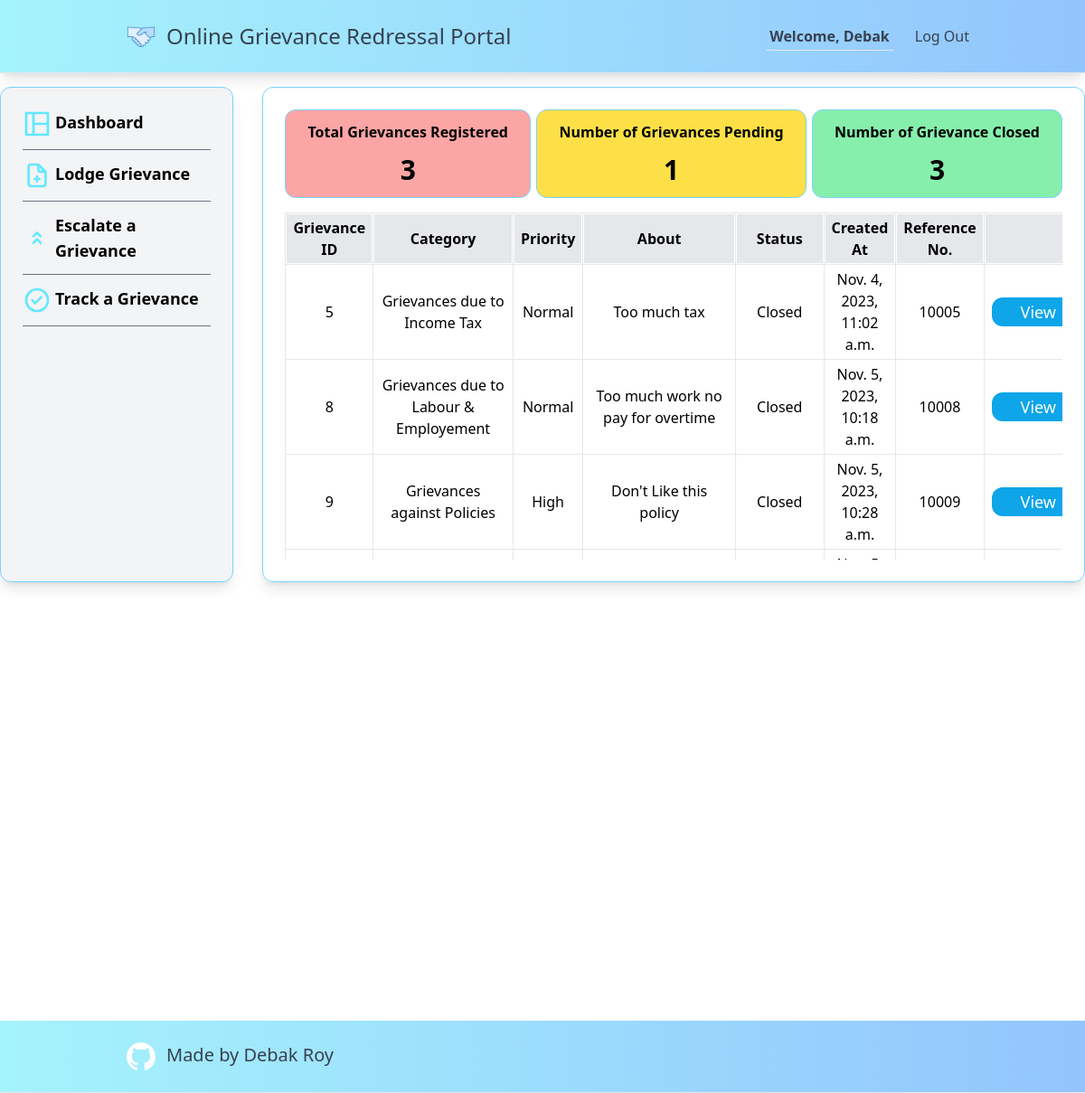
The app's page /register_grievance (signed in) with its own data.
### app/models.py (models this page shows, shortened)
class User(AbstractUser):
    phone_number = models.IntegerField(default=0)
    address = models.CharField(max_length=500, default="No Value")
    state = models.CharField(max_length=100, default="No Value")
    gender = models.CharField(max_length=50, default="No Value")
    handler = models.BooleanField(default=False)

class Grievance(models.Model):
    user = models.ForeignKey(User, on_delete=models.CASCADE, related_name='user')
    category = models.CharField(max_length=100)
    priority = models.CharField(max_length=100, choices=PRIORITY_CHOICES, default="Normal")
    details = models.CharField(max_length=2000)
    about = models.CharField(max_length=500, default="No Value")
    status = models.CharField(max_length=100, choices=STATUS_CHOICES, default="Registered")
    created_at = models.DateTimeField(auto_now_add=True)
    ref_no = models.IntegerField(default=100)
    handler_response = models.CharField(max_length=500, default="")
    satisfied = models.BooleanField(default=False)

### app/views.py (the view)
# urls.py: path("register_grievance", views.register_grievance, name="register_grievance"),
def register_grievance(request):
    registered = Grievance.objects.filter(status="Registered", user=request.user)
    underReview = Grievance.objects.filter(status="Under Review", user=request.user)
    closed = Grievance.objects.filter(status="Closed", user=request.user)
    nreg = len(registered)
    nureview = len(underReview)
    nclose = len(closed)
    grievances = Grievance.objects.filter(user=request.user)
    all_grievances = Grievance.objects.all().order_by("priority");
    return render(request, 'app/registerGrievance.html', {
        "registerd": registered,
        "underReview": underReview,
        "closed": closed,
        "count_reg": nreg,
        "count_review": nureview,
        "count_closed": nclose,
        "grievances": grievances,
        "all_grievances": all_grievances,
    })

### app/templates/app/registerGrievance.html
{% extends 'app/dash_base.html' %}
{% load static %}
{% block content %}
    <div class="p-6 mx-auto flex flex-col border border-sky-300 rounded-xl shadow-lg">
        {% if not request.user.handler %}
            <div class="flex justify-between">
                <div class="font-semibold py-3 px-6 border border-sky-300 bg-red-300 rounded-xl">Total Grievances Registered <br><p class="text-center mt-3 text-3xl">{{ count_reg }}</p></div>
                <div class="font-semibold py-3 px-6 border border-sky-300 bg-yellow-300 rounded-xl">Number of Grievances Pending <br><p class="text-center mt-3 text-3xl">{{ count_review }}</p></div>
                <div class="font-semibold py-3 px-6 border border-sky-300 bg-green-300 rounded-xl">Number of Grievance Closed <br><p class="text-center mt-3 text-3xl">{{ count_closed }}</p></div>
            </div>
        {% endif %}
        {% include 'app/table.html' %}
    </div>
{% endblock %}

### app/templates/app/layout.html (shortened to what this page needs)
{% load static %}
<!DOCTYPE html>
<html lang="en">
    <head>
        <script src="https://cdn.tailwindcss.com"></script>
    </head>
    <body class="flex flex-col justify-between h-screen">
            <nav class="px-32 py-6 flex justify-between items-center border-b border-gray-200 fixed right-0 left-0 top-0 bg-gradient-to-r from-cyan-200 to-blue-300 text-gray-700 shadow-lg">
            <a class="text-2xl flex" href="/"><img class="w-8 mx-3" src="{% static 'images/icons8-handshake-80.png' %}">Online Grievance Redressal Portal</a>
            <div>
              <ul class="flex space-x-6">
                {% if user.is_authenticated %}
                    <li class="nav-item">
                        <a class="p-1 border-b border-gray-200" href="#"><strong>Welcome, {{ user.username }}</strong></a>
                    </li>
                {% endif %}
                {% if user.is_authenticated %}
                    <li class="nav-item">
                        <a class="hover:underline" href="{% url 'logout' %}">Log Out</a>
                    </li>
                {% endif %}
              </ul>
            </div>
          </nav>
        <div class="body">
            {% block body %}
            {% endblock %}
        </div>
        {% block footer %}{% endblock %}
    </body>
</html>

### app/templates/app/table.html (shortened to what this page needs)
{% block table %}
   <div class="mt-4 h-96 overflow-y-scroll overflow-x-auto">
       <table class="table-auto border border-collapse text-center">
           <thead class="sticky top-0">
               <tr>
                  <th class="py-1 px-2 bg-gray-200 font-semibold border">Grievance ID</th>
                  <th class="py-1 px-2 bg-gray-200 font-semibold border">Category</th>
                  <th class="py-1 px-2 bg-gray-200 font-semibold border">Priority</th>
                  <th class="py-1 px-2 bg-gray-200 font-semibold border">About</th>
                  <th class="py-1 px-2 bg-gray-200 font-semibold border">Status</th>
                  <th class="py-1 px-2 bg-gray-200 font-semibold border">Created At</th>
                  <th class="py-1 px-2 bg-gray-200 font-semibold border">Reference No.</th>
                  <th class="py-1 px-2 bg-gray-200 font-semibold border"></th>
               </tr>
           </thead>
            <tbody>
                {% if request.user.handler %}
                    {% for grievance in all_grievances %}
                        <tr>
                            <td class="py-1 px-2 border">{{ grievance.id }}</td>
                            <td class="py-1 px-2 border">{{ grievance.user.username }}</td>
                            <td class="py-1 px-2 border">{{ grievance.category }}</td>
                            <td class="py-1 px-2 border">{{ grievance.priority }}</td>
                            <td class="py-1 px-2 border">{{ grievance.about }}</td>
                            <td class="py-1 px-2 border">{{ grievance.status }}</td>
                            <td class="py-1 px-2 border">{{ grievance.created_at }}</td>
                            <td class="py-1 px-2 border">{{ grievance.ref_no }}</td>
                            <td class="py-1 px-2 border"><a href="{% url 'grievance_detail' grievance.ref_no%}" class="py-1 px-8 text-lg bg-sky-500 hover:bg-sky-700 rounded-xl text-white">View</a></td>
                        </tr>
                    {% endfor %}
                {% else %}
                    {% for grievance in grievances %}
                        <tr>
                            <td class="py-1 px-2 border">{{ grievance.id }}</td>
                            <td class="py-1 px-2 border">{{ grievance.category }}</td>
                            <td class="py-1 px-2 border">{{ grievance.priority }}</td>
                            <td class="py-1 px-2 border">{{ grievance.about }}</td>
                            <td class="py-1 px-2 border">{{ grievance.status }}</td>
                            <td class="py-1 px-2 border">{{ grievance.created_at }}</td>
                            <td class="py-1 px-2 border">{{ grievance.ref_no }}</td>
                            <td class="py-1 px-2 border"><a href="{% url 'grievance_detail' grievance.ref_no%}" class="py-1 px-8 text-lg bg-sky-500 hover:bg-sky-700 rounded-xl text-white">View</a></td>
                        </tr>
                    {% endfor %}
                {% endif %}
            </tbody>
        </table>
    </div>
{% endblock %}

### app/templates/app/table.html (style rules this page uses)
tr th, tr td { box-shadow: 0px 0px 0px 1px white inset; }

### records on screen
User: username "Debak"
Grievance: id "5", category "Grievances due to Income Tax", priority "Normal", about "Too much tax", status "Closed", created_at "Nov. 4, 2023, 11:02 a.m.", ref_no "10005"
Grievance: id "8", category "Grievances due to Labour & Employement", priority "Normal", about "Too much work no pay for overtime", status "Closed", created_at "Nov. 5, 2023, 10:18 a.m.", ref_no "10008"
Grievance: id "9", category "Grievances against Policies", priority "High", about "Don't Like this policy", status "Closed", created_at "Nov. 5, 2023, 10:28 a.m.", ref_no "10009"

### other values on screen
{{ count_reg }} "3"
{{ count_review }} "1"
{{ count_closed }} "3"
